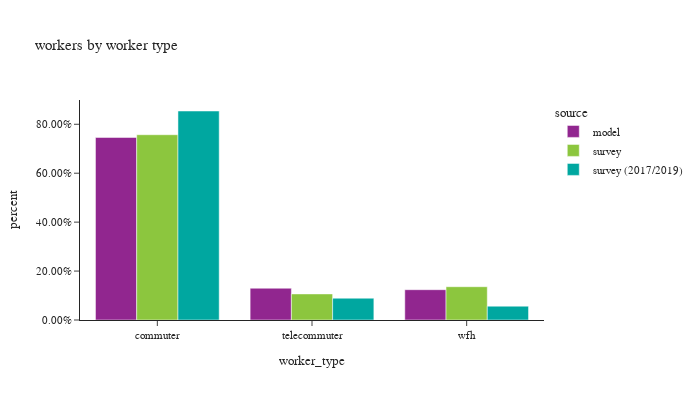

The notebook cell this image was saved under:
### Markdown cell above
## worker counts

### Code cell
# worker counts by worker type
df_worker_count = workers.groupby(['source','worker_type'])['pdexpfac']. \
    sum().reset_index()
df_worker_count['percent'] = df_worker_count.groupby(['source'], group_keys=False)['pdexpfac']. \
    apply(lambda x: x / float(x.sum()))

df_worker_count_ct = workers.groupby(['source','worker_type'])['pdexpfac'].count().reset_index(). \
    rename(columns={'pdexpfac':'sample count'})
df_worker_count = df_worker_count.merge(df_worker_count_ct, on=['source','worker_type']). \
    rename(columns={'pdexpfac':'total count'})
# df_worker_count_ct

fig = px.bar(df_worker_count.sort_values(by=['source']), x="worker_type", y="percent",
             color="source", barmode="group",hover_data=['sample count','total count'],
             title="workers by worker type")
fig.update_layout(height=400, width=700, font=dict(size=11),
                  yaxis_tickformat = '.2%')
fig.show()

### Figure 1 — Plotly figure (JSON) as saved in the notebook; plotly's stock layout.template omitted (floating-point values rounded to 4 significant figures)
{"data": [{"alignmentgroup": "True", "customdata": [[1702000.0, 1702000.0], [296400.0, 296400.0], [282600.0, 282600.0]], "hovertemplate": "source=model<br>worker_type=%{x}<br>percent=%{y}<br>sample count=%{customdata[0]}<br>total count=%{customdata[1]}<extra></extra>", "legendgroup": "model", "marker": {"color": "#91268F", "pattern": {"shape": ""}}, "name": "model", "offsetgroup": "model", "orientation": "v", "showlegend": true, "textposition": "auto", "type": "bar", "x": ["commuter", "telecommuter", "wfh"], "xaxis": "x", "y": [0.7462, 0.1299, 0.1239], "yaxis": "y"}, {"alignmentgroup": "True", "customdata": [[1946.0, 1211000.0], [715.0, 170500.0], [750.0, 217600.0]], "hovertemplate": "source=survey<br>worker_type=%{x}<br>percent=%{y}<br>sample count=%{customdata[0]}<br>total count=%{customdata[1]}<extra></extra>", "legendgroup": "survey", "marker": {"color": "#8CC63E", "pattern": {"shape": ""}}, "name": "survey", "offsetgroup": "survey", "orientation": "v", "showlegend": true, "textposition": "auto", "type": "bar", "x": ["commuter", "telecommuter", "wfh"], "xaxis": "x", "y": [0.7573, 0.1066, 0.1361], "yaxis": "y"}, {"alignmentgroup": "True", "customdata": [[5975.0, 1391000.0], [483.0, 145100.0], [568.0, 92140.0]], "hovertemplate": "source=survey (2017/2019)<br>worker_type=%{x}<br>percent=%{y}<br>sample count=%{customdata[0]}<br>total count=%{customdata[1]}<extra></extra>", "legendgroup": "survey (2017/2019)", "marker": {"color": "#00A7A0", "pattern": {"shape": ""}}, "name": "survey (2017/2019)", "offsetgroup": "survey (2017/2019)", "orientation": "v", "showlegend": true, "textposition": "auto", "type": "bar", "x": ["commuter", "telecommuter", "wfh"], "xaxis": "x", "y": [0.8543, 0.08912, 0.05658], "yaxis": "y"}], "layout": {"barmode": "group", "font": {"size": 11}, "height": 400, "legend": {"title": {"text": "source"}, "tracegroupgap": 0}, "title": {"text": "workers by worker type"}, "width": 700, "xaxis": {"anchor": "y", "domain": [0.0, 1.0], "title": {"text": "worker_type"}}, "yaxis": {"anchor": "x", "domain": [0.0, 1.0], "tickformat": ".2%", "title": {"text": "percent"}}}}
